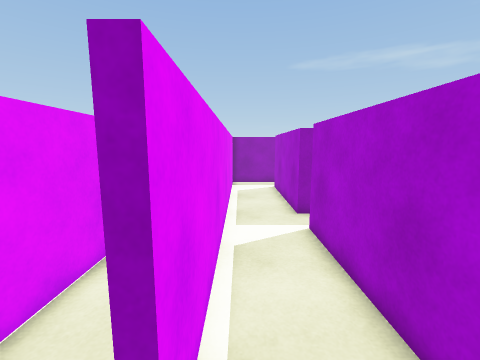
View 1 (above)

19 first-person views from a walk through a 3-D level made in the Unity game engine. The camera is 1.5 m above the floor, tilts 8° down and sees 90° across. The floor is counted in squares, 0.5 m on a side. Each view is taken from the middle of a square. On the plan, view 1 faces up. The plan holds only what a view shows up to about 19 squares ahead; the rest is blank. The place goes on beyond the plan. The player is left out.

View 2
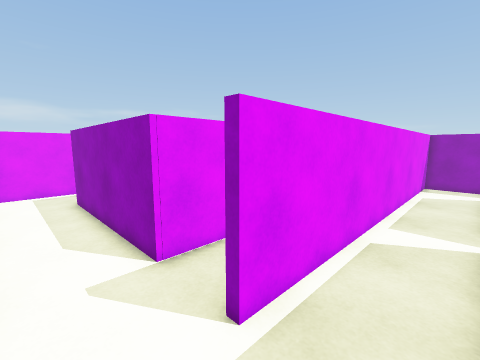

View 3
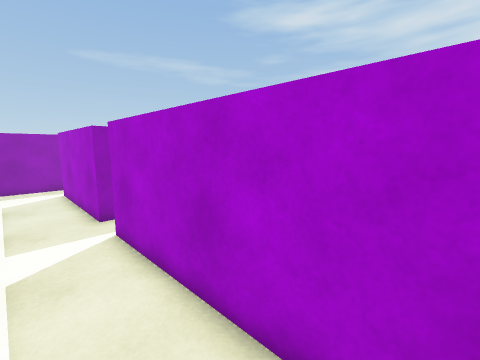

View 4
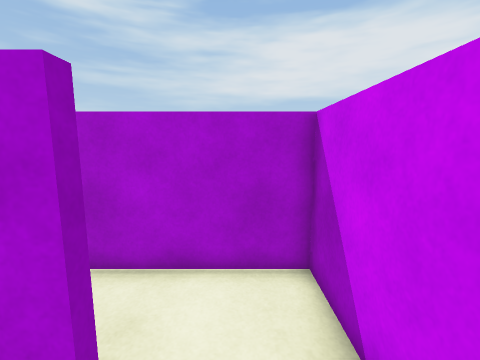

View 5
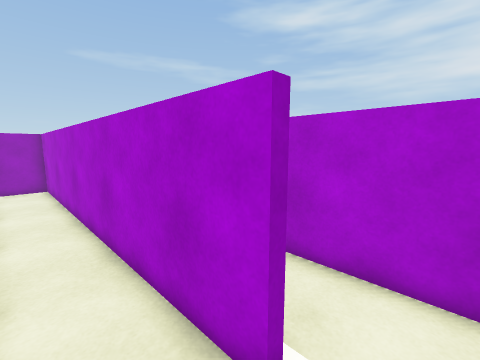

View 6
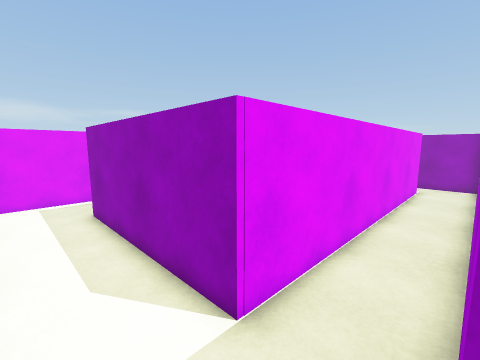

View 7
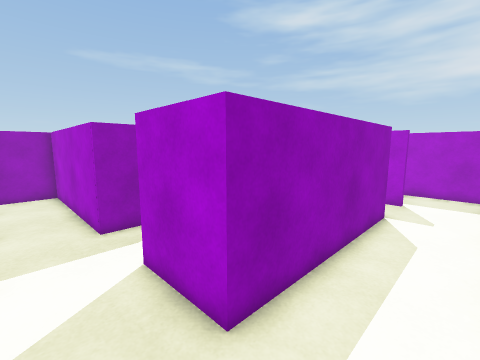

View 8
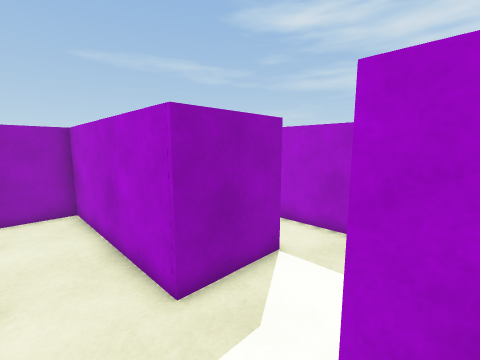

View 9
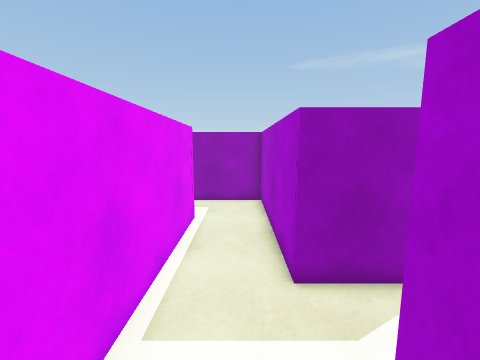

View 10
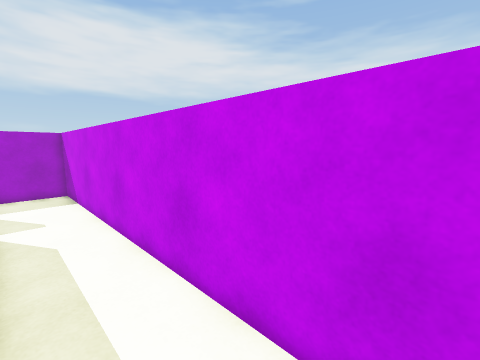

View 11
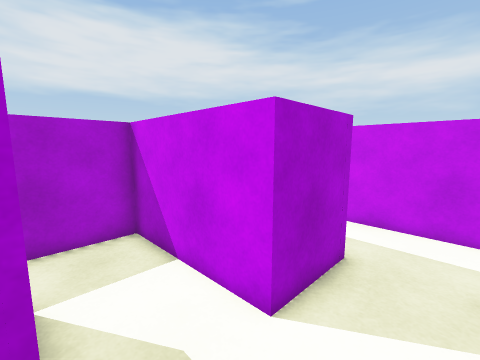

View 12
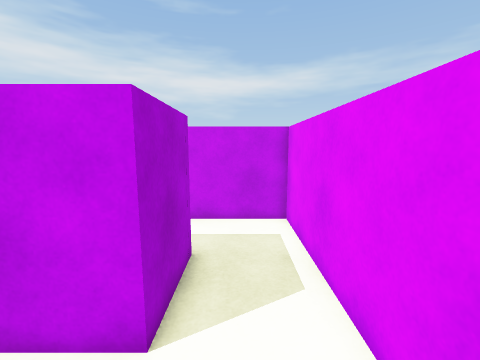

View 13
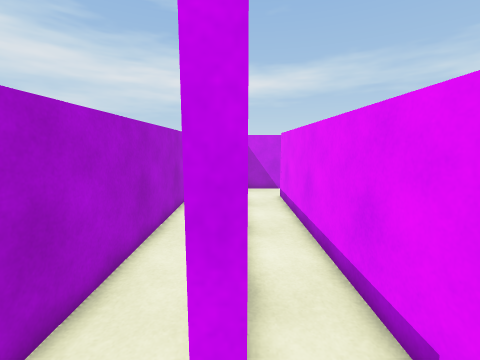

View 14
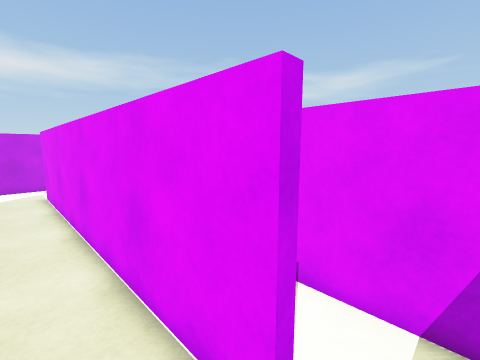

View 15
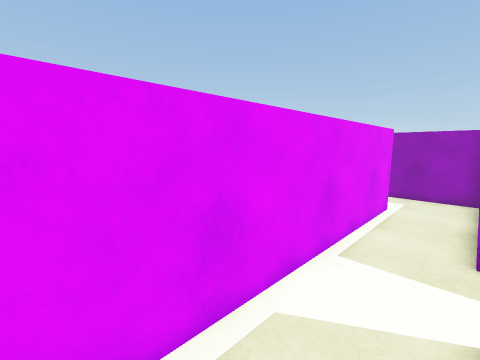

View 16
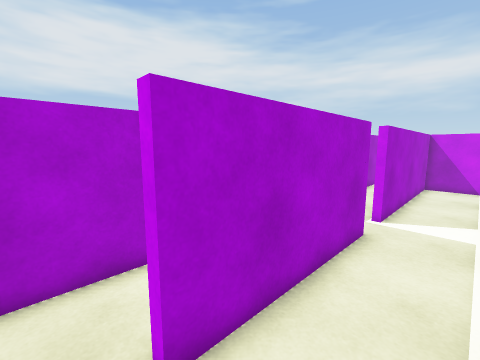

View 17
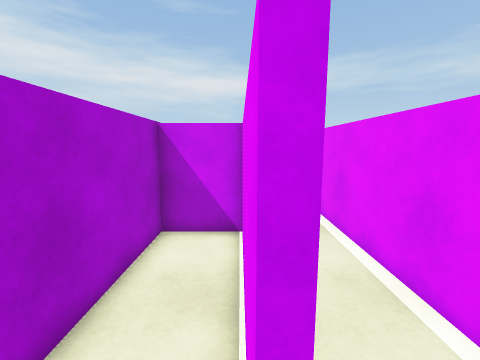

View 18
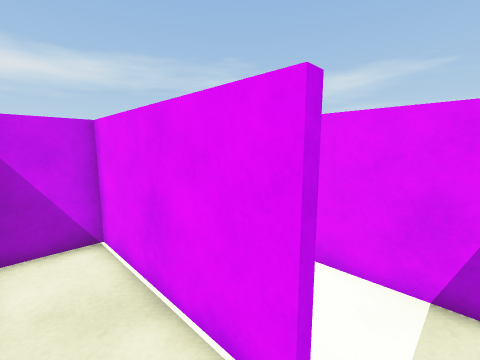

View 19
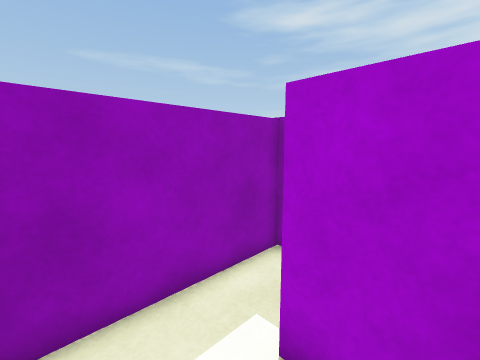

### Floor plan
Points are (right, up) in squares from view 1. A wall is a line through its corners. A room is listed if a view was taken in it or the views show most of it. See-through windows are left out.
Room 1 (views 1, 2, 3, 16, 17, 19)
walls: (3.3, 10.5) (2.6, 10.5) (2.6, 17.8) (2.9, 17.8); (-0.4, -1.7) (2.6, -1.7) (2.6, 8.5) (3, 8.5); (3.6, 20.2) (-0.6, 20.2) (-0.6, 1.6)
ways out: opening at (-1, 0) to room 2; opening at (3, 18.5) to room 3; opening at (3, 9)
Room 2 (views 4, 5, 6, 7, 8, 9, 10, 11, 12, 13, 14, 15)
walls: (-9.4, 7.9) (-12.8, 7.9) (-12.8, 16.3) (-16.8, 16.3); (-15.9, 13) (-15.9, -1.7) (-0.4, -1.7); (-0.6, 1.6) (-0.9, 1.6) (-0.9, 20.2) (-4.1, 20.2); (-4.1, 17.8) (-3.7, 17.8) (-3.7, 1.6) (-12.6, 1.6) (-12.6, 4.9) (-6.8, 4.9) (-6.8, 9.9)
ways out: opening at (-1, 0) to room 1; opening at (-4, 18.5)
Room 3 (view 18)
walls: (2.9, 17.8) (2.9, 10.8) (5.8, 10.8) (5.8, 20.2) (3.6, 20.2)
ways out: opening at (3, 18.5) to room 1

Where each view was taken, in squares from view 1:
view 1: 0 up, 0 right, facing up
view 2: 1 down, 2 right, facing up-left
view 3: 0 up, 0 right, facing up-right
view 4: 0 up, 3 left, facing right
view 5: 0 up, 3 left, facing up-right
view 6: 1 down, 1 left, facing up-left
view 7: 1 down, 15 left, facing up-right
view 8: 4 up, 15 left, facing up-right
view 9: 3 up, 14 left, facing up
view 10: 1 up, 15 left, facing down-right
view 11: 8 up, 15 left, facing down-right
view 12: 8 up, 14 left, facing down
view 13: 19 up, 4 left, facing down
view 14: 19 up, 2 left, facing down-left
view 15: 0 up, 13 left, facing up-left
view 16: 19 up, 0 right, facing down-right
view 17: 19 up, 3 right, facing down
view 18: 19 up, 5 right, facing down-left
view 19: 16 up, 0 right, facing up-right
